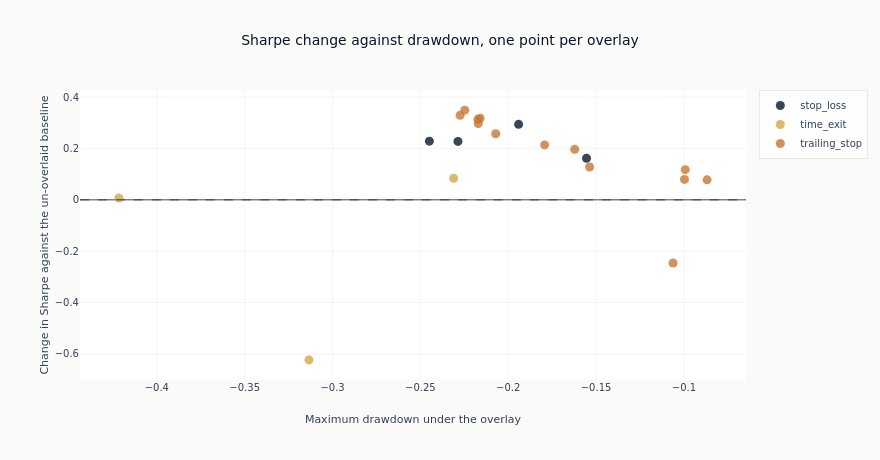

Source (notebook cell):
### Markdown cell above
### Sharpe against drawdown, one point per overlay

The vertical axis is the change in Sharpe against the baseline and the horizontal axis is the
drawdown the overlay produced. A rule in the upper left reduced the drawdown without spending the
Sharpe; one in the lower left bought its drawdown reduction with return; one on the right did
neither. The dashed horizontal line is the baseline: everything below it made the strategy worse
on the measure that matters.

### Code cell
fig = go.Figure()
for risk_type in risk_df["risk_type"].unique().sort().to_list():
    subset = risk_df.filter(pl.col("risk_type") == risk_type)
    fig.add_trace(
        go.Scatter(
            x=subset["max_drawdown"].to_list(),
            y=subset["sharpe_delta"].to_list(),
            mode="markers",
            name=risk_type,
            text=subset["risk_name"].to_list(),
            hovertemplate="%{text}<br>drawdown %{x:.1%}<br>Sharpe change %{y:+.3f}<extra></extra>",
            marker=dict(size=9, opacity=0.8),
        )
    )
fig.add_hline(y=0, line_width=1, line_dash="dash", line_color=COLORS["neutral"])
fig.update_xaxes(title_text="Maximum drawdown under the overlay")
fig.update_yaxes(title_text="Change in Sharpe against the un-overlaid baseline")
fig.update_layout(
    title="Sharpe change against drawdown, one point per overlay",
    height=460,
    width=880,
    margin=dict(t=90),
)
_delta = risk_df["sharpe_delta"]
_dd = risk_df["max_drawdown"]
show_plotly_with_alt(
    fig,
    "Scatter of each risk overlay's change in Sharpe against the maximum drawdown it produced, one "
    "series per rule family, with a dashed line at no change. Counted from the frame: "
    f"{risk_df.height} overlays, Sharpe change from {_delta.min():+.3f} to {_delta.max():+.3f}, "
    f"drawdown from {_dd.min():.1%} to {_dd.max():.1%}, and "
    f"{int((_delta > 0).sum())} overlays above the baseline.",
)

### Figure 1 — Plotly figure (JSON) as saved in the notebook; plotly's stock layout.template omitted (floating-point values rounded to 4 significant figures)
{"data": [{"hovertemplate": "%{text}<br>drawdown %{x:.1%}<br>Sharpe change %{y:+.3f}<extra></extra>", "marker": {"opacity": 0.8, "size": 9}, "mode": "markers", "name": "stop_loss", "text": ["stop_loss_5pct", "stop_loss_10pct", "stop_loss_15pct", "stop_loss_3pct"], "type": "scatter", "x": [-0.1941, -0.2449, -0.2286, -0.1554], "y": [0.2939, 0.2285, 0.2274, 0.162]}, {"hovertemplate": "%{text}<br>drawdown %{x:.1%}<br>Sharpe change %{y:+.3f}<extra></extra>", "marker": {"opacity": 0.8, "size": 9}, "mode": "markers", "name": "time_exit", "text": ["time_exit_20", "time_exit_40", "time_exit_10"], "type": "scatter", "x": [-0.231, -0.4216, -0.3134], "y": [0.08396, 0.007081, -0.623]}, {"hovertemplate": "%{text}<br>drawdown %{x:.1%}<br>Sharpe change %{y:+.3f}<extra></extra>", "marker": {"opacity": 0.8, "size": 9}, "mode": "markers", "name": "trailing_stop", "text": ["trailing_mae_p10_h40_9p8pct", "trailing_10pct", "trailing_mae_p10_h20_7p2pct", "trailing_20pct", "trailing_15pct", "trailing_mae_p25_h40_6p0pct", "trailing_mae_p10_h10_5p2pct", "trailing_5pct", "trailing_mae_p25_h20_4p3pct", "trailing_3pct", "trailing_mae_p25_h10_2p8pct", "trailing_2pct", "trailing_1pct"], "type": "scatter", "x": [-0.2247, -0.2274, -0.216, -0.2172, -0.217, -0.2071, -0.1793, -0.1622, -0.1537, -0.09923, -0.09966, -0.08682, -0.1062], "y": [0.3492, 0.3288, 0.318, 0.3138, 0.297, 0.2571, 0.2137, 0.1967, 0.1278, 0.1174, 0.07952, 0.07789, -0.2457]}], "layout": {"height": 460, "margin": {"t": 90}, "shapes": [{"line": {"color": "#334155", "dash": "dash", "width": 1}, "type": "line", "x0": 0, "x1": 1, "xref": "x domain", "y0": 0, "y1": 0, "yref": "y"}], "title": {"text": "Sharpe change against drawdown, one point per overlay"}, "width": 880, "xaxis": {"title": {"text": "Maximum drawdown under the overlay"}}, "yaxis": {"title": {"text": "Change in Sharpe against the un-overlaid baseline"}}}}
